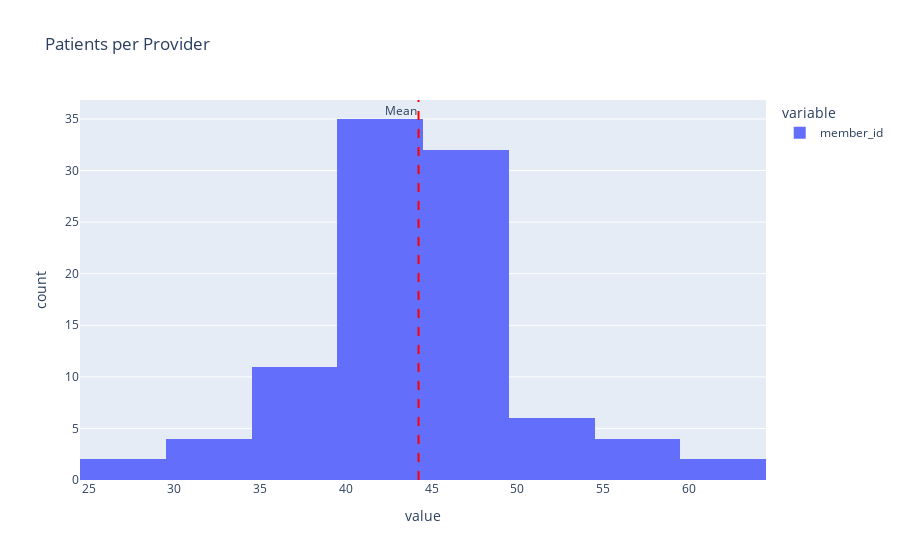

The cell this chart's notebook holds for it:
### Code cell
# what about how many patients each provider sees 
patientsxprovider = data.groupby("servicing_provider_id").member_id.nunique()
print(f"providers have on average {patientsxprovider.mean():.2f} patients, with a std of {patientsxprovider.std():.2f}")
fig = px.histogram(patientsxprovider, title="Patients per Provider")
fig.add_vline(x=patientsxprovider.mean(), line_color="red", line_dash="dash", annotation_text="Mean", annotation_position="top left")
fig.show()

fig_path = os.path.join(output_dir, "patientsxproviders.png")
pio.write_image(fig, fig_path)

### Figure 1 — Plotly figure (JSON) as saved in the notebook; plotly's stock layout.template omitted (floating-point values rounded to 4 significant figures)
{"data": [{"bingroup": "x", "hovertemplate": "variable=member_id<br>value=%{x}<br>count=%{y}<extra></extra>", "legendgroup": "member_id", "marker": {"color": "#636efa", "pattern": {"shape": ""}}, "name": "member_id", "orientation": "v", "showlegend": true, "type": "histogram", "x": [46, 42, 43, 38, 43, 52, 38, 48, 36, 33, 45, 47, 48, 28, 47, 46, 48, 58, 44, 36, 54, 44, 49, 42, 44, 49, 47, 49, 43, 42, 41, 40, 46, 44, 47, 35, 47, 61, 56, 36, 40, 26, 49, 52, 47, 48, 47, 44, 46, 48, 43, 43, 44, 40, 40, 49, 47, 47, 34, 43, 36, 36, 48, 48, 43, 45, 60, 57, 37, 52, 45, 41, 49, 47, 41, 44, 40, 44, 47, 43, 42, 43, 43, 47, 34, 30, 36, 43, 44, 53, 39, 41, 44, 55, 40, 51], "xaxis": "x", "yaxis": "y"}], "layout": {"annotations": [{"showarrow": false, "text": "Mean", "x": 44.24, "xanchor": "right", "xref": "x", "y": 1, "yanchor": "top", "yref": "y domain"}], "barmode": "relative", "legend": {"title": {"text": "variable"}, "tracegroupgap": 0}, "shapes": [{"line": {"color": "red", "dash": "dash"}, "type": "line", "x0": 44.24, "x1": 44.24, "xref": "x", "y0": 0, "y1": 1, "yref": "y domain"}], "title": {"text": "Patients per Provider"}, "xaxis": {"anchor": "y", "domain": [0, 1], "title": {"text": "value"}}, "yaxis": {"anchor": "x", "domain": [0, 1], "title": {"text": "count"}}}}
